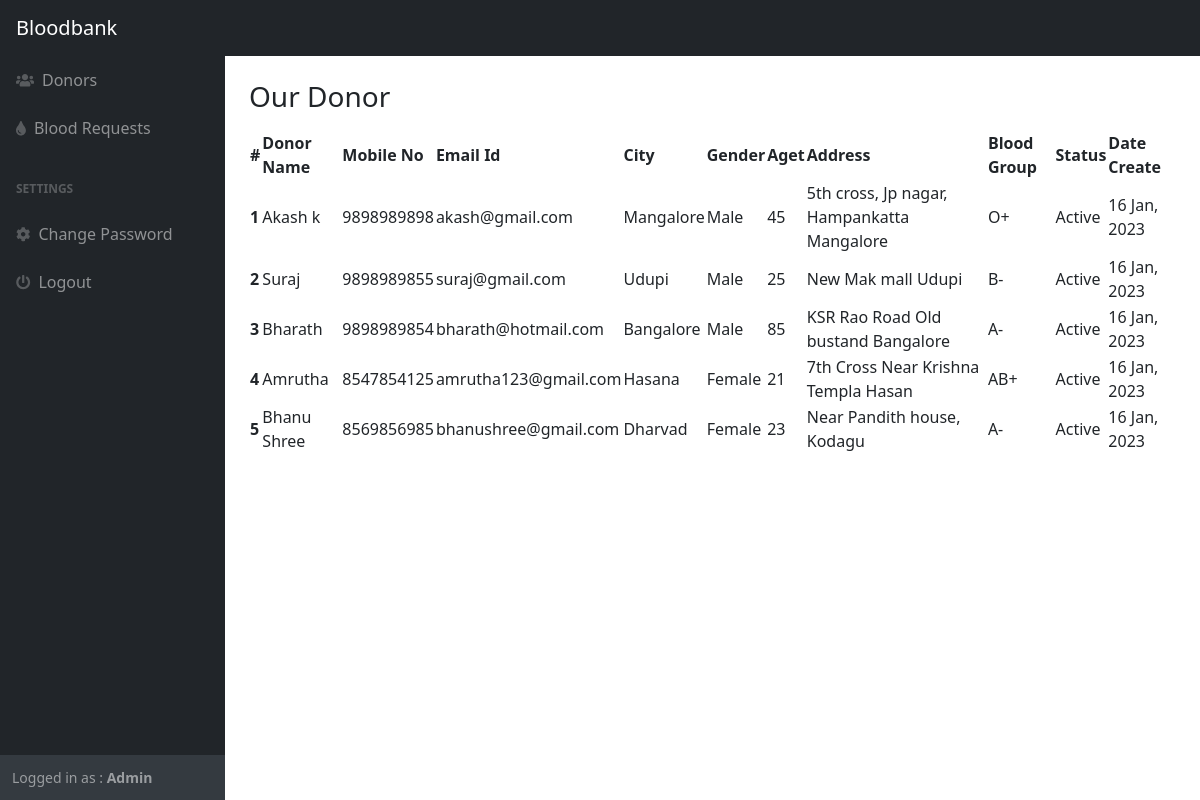
/admin/donor.php (signed in), run on the app's committed database.
### tables this page shows
CREATE TABLE `user_master` (
  `user_id` int(11) NOT NULL,
  `user_name` varchar(50) NOT NULL,
  `user_email_id` varchar(75) NOT NULL,
  `user_city` varchar(50) NOT NULL,
  `user_gender` varchar(10) NOT NULL,
  `user_address` text NOT NULL,
  `user_status` tinyint(1) NOT NULL,
  `user_date_create` timestamp NOT NULL DEFAULT current_timestamp() ON UPDATE current_timestamp(),
  `user_blood_group` varchar(10) NOT NULL,
  `user_phone_number` varchar(10) NOT NULL,
  `user_age` smallint(6) NOT NULL
);

### admin/donor.php (the view, shortened to what this page needs)
<?php
    require_once '../assets/config/connection.php';
    require_once './assets/pages/admin-link.php';
    require_once './assets/pages/admin-header.php';
?>
        <div id="layoutSidenav">
            <?php
                require_once './assets/pages/admin-sidebar.php';
            ?>
            <div id="layoutSidenav_content">
                <main>
                    <div class="container-fluid p-4">
                        <h3 class="mb-3">Our Donor</h1>
                        <table id="datatablesSimple">
                                    <thead>
                                        <tr>
                                            <th>#</th>
                                            <th>Donor Name</th>
                                            <th>Mobile No</th>
                                            <th>Email Id</th>
                                            <th>City</th>
                                            <th>Gender</th>
                                            <th>Aget</th>
                                            <th>Address</th>
                                            <th>Blood Group</th>
                                            <th>Status</th>
                                            <th>Date Create</th>
                                        </tr>
                                    </thead>
                                    <tbody>
                                    <?php
                                        $res = mysqli_query($conn, "SELECT * FROM user_master");
                                        if (mysqli_num_rows($res) > 0) {
                                            $count = 1;
                                            while($row = mysqli_fetch_assoc($res)) {
                                                echo "<tr>";
                                                echo "<th>".$count."</th>";
                                                echo "<td>".$row['user_name']."</td>";
                                                echo "<td>".$row['user_phone_number']."</td>";
                                                echo "<td>".$row['user_email_id']."</td>";
                                                echo "<td>".$row['user_city']."</td>";
                                                echo "<td>".$row['user_gender']."</td>";
                                                echo "<td>".$row['user_age']."</td>";
                                                echo "<td>".$row['user_address']."</td>";
                                                echo "<td>".$row['user_blood_group']."</td>";
                                                echo "<td>";
                                                if($row['user_status']){
                                                    echo 'Active';
                                                }else{
                                                    echo 'In-Active';
                                                }
                                                echo "</td>";
                                                echo "<td>".date_format(date_create($row['user_date_create']), 'd M, Y') . "</td>";
                                                echo "</tr>";
                                                $count++;
                                            }
                                        }
                                    ?>
                                    </tbody>
                        </table>
                    </div>
                </main>
            </div>
        </div>
<?php
    require_once './assets/pages/admin-footer.php';
?>

### admin/assets/pages/admin-link.php (shortened to what this page needs)
<!DOCTYPE html>
<html lang="en">
    <head>
        <link href="https://cdn.jsdelivr.net/npm/simple-datatables@latest/dist/style.css" rel="stylesheet" />
        <link href="./assets/css/styles.css" rel="stylesheet" />
        <link href="https://cdn.jsdelivr.net/npm/summernote@0.8.18/dist/summernote-lite.min.css" rel="stylesheet">
    </head>
    <body class="sb-nav-fixed">

### admin/assets/pages/admin-header.php (shortened to what this page needs)
<nav class="sb-topnav navbar navbar-expand navbar-dark bg-dark">
    <a class="navbar-brand ps-3" href="donor.php">Bloodbank</a>
</nav>

### admin/assets/pages/admin-sidebar.php
<div id="layoutSidenav_nav">
    <nav class="sb-sidenav accordion sb-sidenav-dark" id="sidenavAccordion">
        <div class="sb-sidenav-menu">
            <div class="nav">
                <a class="nav-link" href="donor.php">
                    <div class="sb-nav-link-icon"><i class="fas fa-users"></i></div>
                   Donors
                </a>
                <a class="nav-link" href="request.php">
                    <div class="sb-nav-link-icon"><i class="fas fa-tint"></i></div>
                   Blood Requests
                </a>
                <div class="sb-sidenav-menu-heading">Settings</div>
                <a class="nav-link" href="settings.php">
                    <div class="sb-nav-link-icon"><i class="fas fa-cog"></i></div>
                    Change Password
                </a>
                <a class="nav-link" href="./assets/pages/logout.php">
                    <div class="sb-nav-link-icon"><i class="fas fa-power-off"></i></div>
                    Logout
                </a>
            </div>
        </div>
        <div class="sb-sidenav-footer">
            <div class="small">Logged in as :
                <strong>
                    Admin
                </strong>
            </div>
        </div>
    </nav>
</div>

### admin/assets/pages/admin-footer.php (shortened to what this page needs)
    </body>
</html>

### data on the page
user_master: user_name "Akash k", user_phone_number "9898989898", user_email "akash@gmail.com", user_city "Mangalore", user_gender "Male", user_age "45", user_address "5th cross, Jp nagar, Hampankatta Mangalore", user_blood_group "O+", user_status "Active", user_date_create "16 Jan, 2023"
user_master: user_name "Suraj", user_phone_number "9898989855", user_email "suraj@gmail.com", user_city "Udupi", user_gender "Male", user_age "25", user_address "New Mak mall Udupi", user_blood_group "B-", user_status "Active", user_date_create "16 Jan, 2023"
user_master: user_name "Bharath", user_phone_number "9898989854", user_email "bharath@hotmail.com", user_city "Bangalore", user_gender "Male", user_age "85", user_address "KSR Rao Road Old bustand Bangalore", user_blood_group "A-", user_status "Active", user_date_create "16 Jan, 2023"
user_master: user_name "Amrutha", user_phone_number "8547854125", user_email "amrutha123@gmail.com", user_city "Hasana", user_gender "Female", user_age "21", user_address "7th Cross Near Krishna Templa Hasan", user_blood_group "AB+", user_status "Active", user_date_create "16 Jan, 2023"
user_master: user_name "Bhanu Shree", user_phone_number "8569856985", user_email "bhanushree@gmail.com", user_city "Dharvad", user_gender "Female", user_age "23", user_address "Near Pandith house, Kodagu", user_blood_group "A-", user_status "Active", user_date_create "16 Jan, 2023"
